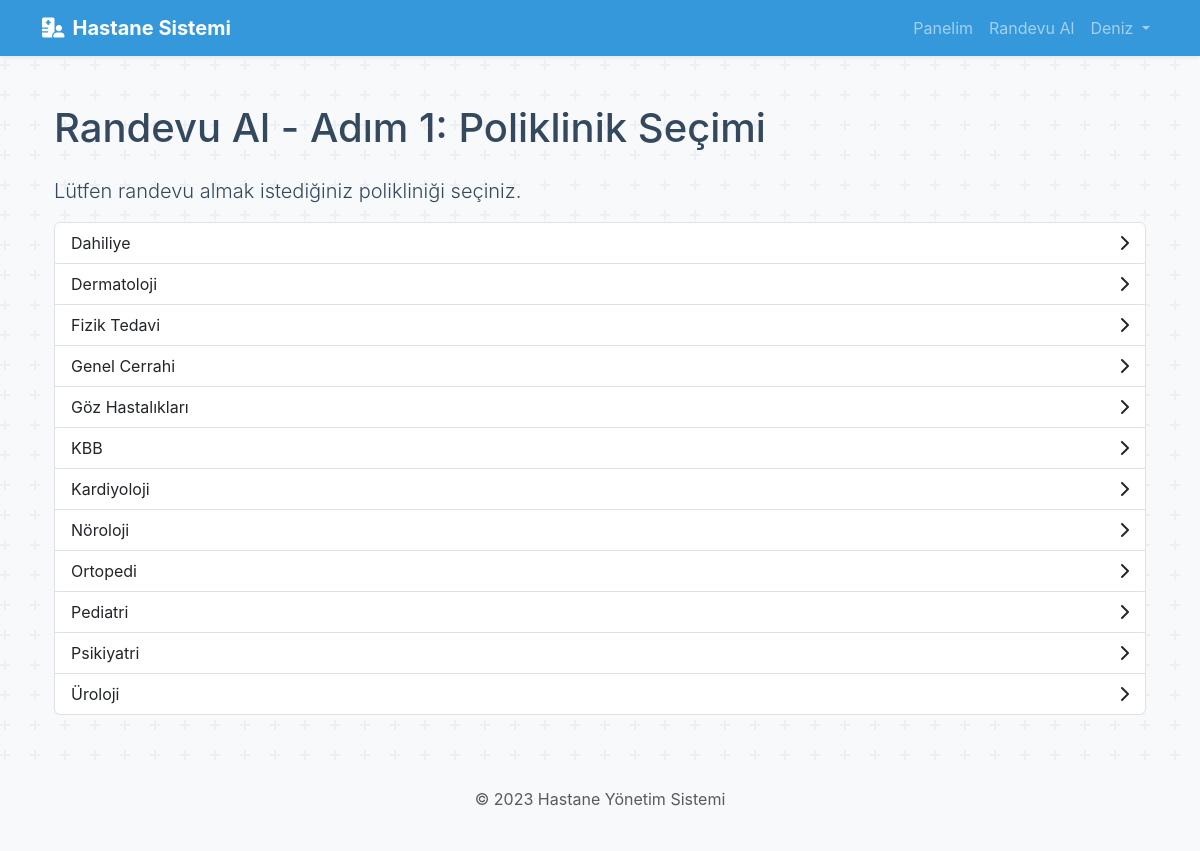
The app's page /hasta_randevu_al (signed in) with its own data.
### app.py (models this page shows)
class Brans(db.Model):
    id = db.Column(db.Integer, primary_key=True)
    ad = db.Column(db.String(100), unique=True, nullable=False)
    emoji = db.Column(db.String(10), nullable=True) # Emoji için yeni alan
    doktorlar = db.relationship('Doktor', backref='brans', lazy=True)

### app.py (the view)
@app.route('/hasta_randevu_al')
@login_required(role='hasta')
def hasta_randevu_brans_sec():
    branslar = Brans.query.order_by(Brans.ad).all()
    return render_template('hasta_randevu_brans_sec.html', branslar=branslar)

### app.py (called while the page is built)
def login_required(role=None):
    def wrapper(fn):
        @wraps(fn)
        def decorated_view(*args, **kwargs):
            if 'user_id' not in session:
                flash('Bu sayfaya erişmek için giriş yapmalısınız.', 'warning')
                return redirect(url_for('index')) # Artık var olmayan 'login' yerine 'index'e (ana sayfa) yönlendir.
            if role and session['user_rol'] != role:
                flash('Bu sayfaya erişim yetkiniz yok.', 'danger')
                return redirect(url_for('index')) # Yetkisiz kullanıcıyı ana sayfaya veya kendi paneline yönlendir
            return fn(*args, **kwargs)
        return decorated_view
    return wrapper

### templates/hasta_randevu_brans_sec.html
{% extends "layout.html" %}
{% block content %}
<div class="container">
    <h1 class="mb-4">Randevu Al - Adım 1: Poliklinik Seçimi</h1>
    <p class="lead">Lütfen randevu almak istediğiniz polikliniği seçiniz.</p>
    <div class="list-group">
        {% if branslar %}
            {% for brans in branslar %}
                <a href="{{ url_for('hasta_randevu_doktor_sec', brans_id=brans.id) }}" class="list-group-item list-group-item-action d-flex justify-content-between align-items-center">
                    {{ brans.ad }}
                    <i class="fa-solid fa-chevron-right"></i>
                </a>
            {% endfor %}
        {% else %}
            <div class="alert alert-warning">Sistemde kayıtlı poliklinik bulunmamaktadır.</div>
        {% endif %}
    </div>
</div>
{% endblock %}

### static/style.css (style rules this page uses)
:root { --primary-color: #3498db; --success-color: #2ecc71; --light-bg: #ecf0f1; --dark-text: #34495e; }
body { background-color: #f8f9fa; font-family: -apple-system, BlinkMacSystemFont, "Segoe UI", Roboto, "Helvetica Neue", Arial, sans-serif; color: var(--dark-text); }

### records on screen
Brans: ad "Dahiliye"
Brans: ad "Dermatoloji"
Brans: ad "Fizik Tedavi"
Brans: ad "Genel Cerrahi"
Brans: ad "Göz Hastalıkları"
Brans: ad "KBB"
Brans: ad "Kardiyoloji"
Brans: ad "Nöroloji"
Brans: ad "Ortopedi"
Brans: ad "Pediatri"
Brans: ad "Psikiyatri"
Brans: ad "Üroloji"

### other values on screen
{{ session['user_ad'] }} "Deniz"
